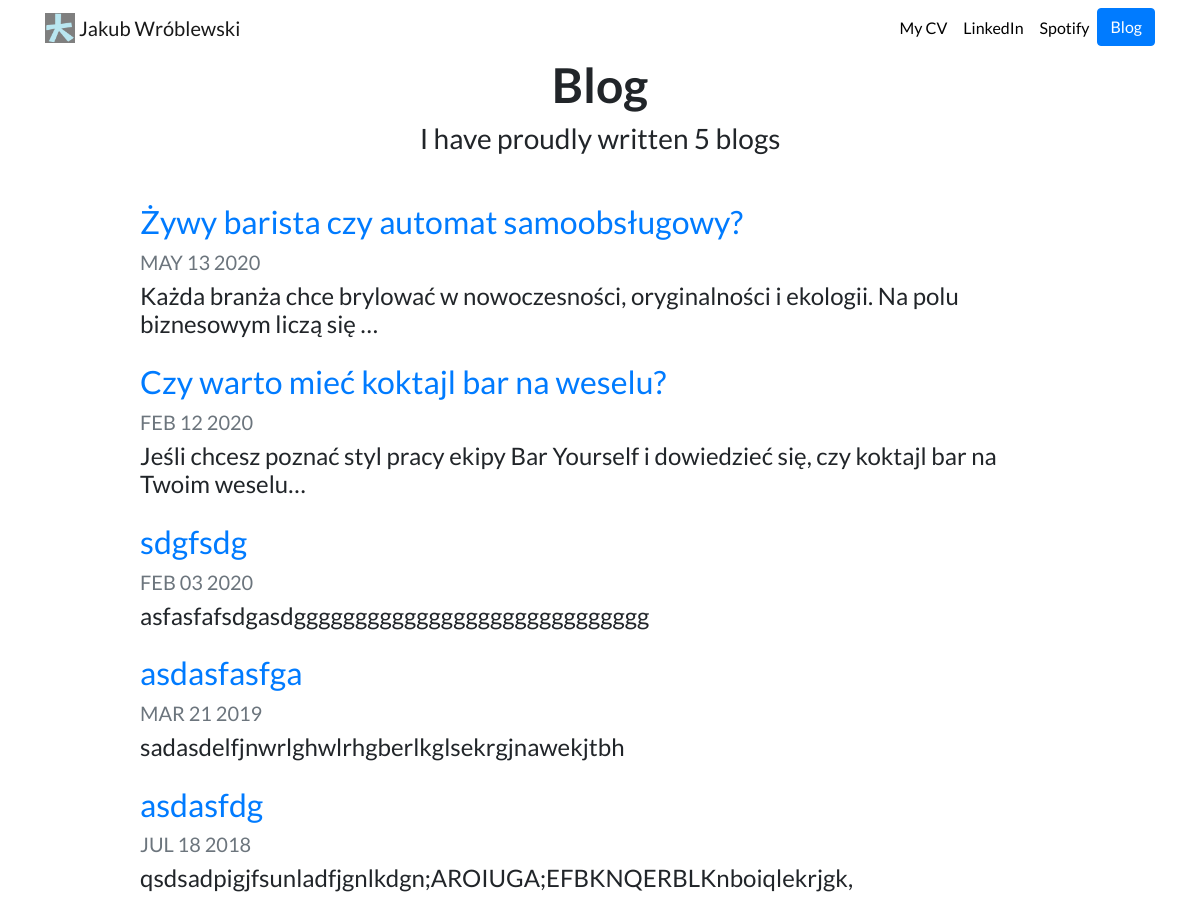
The app's page /blog_app/, older data.
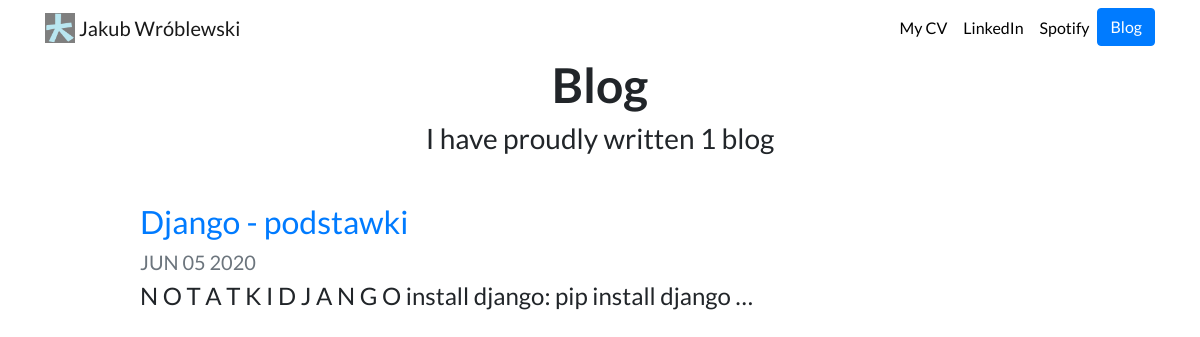
The same page, newer data.
### blog_app/models.py (models this page shows, shortened)
class BlogProject(models.Model):
    title = models.CharField(max_length=200)
    date = models.DateField()
    description = models.TextField()

### blog_app/views.py (the view)
def all_blogs(request):
    blog_projects = BlogProject.objects.order_by("-date")
    return render(request, 'blog_app/all_blogs.html', {'blog_projects':blog_projects})

### blog_app/templates/blog_app/all_blogs.html
{% extends 'portfolio_app/base.html' %}
{% load static %}
{% block content %}
<h1 id="blogtitle" class="font-weight-bold text-center">Blog</h1>
<h3 class="text-center mb-5">I have proudly written {{ blog_projects.count }} blog{{ blog_projects.count|pluralize }}</h3>
{% for blog in blog_projects %}
<div class="row justify-content-center my-3">
  <div class="col-md-10">
    <a href="{% url 'blog_app:detail' blog.id %}"">
      <h2>{{ blog.title }}</h2>
    </a>
    <h5 class="text-muted">{{ blog.date|date:'M d Y'|upper }}</h5>
      <h4>{{ blog.description|striptags|truncatechars:100 }}</h4>
  </div>
</div>
  {% endfor %}
  {% endblock %}

### portfolio_app/templates/portfolio_app/base.html (shortened to what this page needs)
{% load static %}
<!doctype html>
<html lang="en">
  <head>
    <link rel="stylesheet" href="https://stackpath.bootstrapcdn.com/bootstrap/4.4.1/css/bootstrap.min.css">
    <link rel="stylesheet" href="{% static "portfolio_app/custom.css" %}">
  </head>
  <body>
    <nav id="topNav" class="navbar navbar-expand-md navbar-light">
  <div class="container">
    <a class="navbar-brand" href="{% url 'home' %}">
      <img src="{% static "portfolio_app/logos.png" %}" width="30" height="30" class="d-inline-block align-top" alt="wrublebowski Logo">
      <span>Jakub Wróblewski</span>
    </a>
    <div class="collapse navbar-collapse text-center" id="navbarNav">
      <ul class="navbar-nav ml-auto">
        <li class="nav-item">
          <a class="nav-link" href="{% static "portfolio_app/Jakub_Wroblewski_CV_2020.pdf" %}" target='_blank'>My CV</a>
        </li>
        <li class="nav-item">
          <a class="nav-link" href="https://www.linkedin.com/in/jakub-wr%C3%B3blewski-595a41178/" target="_blank">LinkedIn</a>
        </li>
        <li class="nav-item">
          <a class="nav-link" href="https://open.spotify.com/user/wrublebowski" target="_blank">Spotify</a>
        </li>
        <li>
          <a role="button" href="{% url 'blog_app:all_blogs' %}" class="btn btn-primary">Blog</a>
        </li>
      </ul>
    </div>
  </div>
</nav>
<div class="container">
  {% block content %}{% endblock %}
</div>
  </body>
</html>

### portfolio_app/static/portfolio_app/custom.css (style rules this page uses)
.navbar-nav .nav-link { color: rgba(0,0,0,1) !important; }
body { font-family: 'Lato', sans-serif; }
#blogtitle { font-size: 3rem; }

Row changes from the older to the newer data that the page shows:
removed BlogProject: title "Żywy barista czy automat samoobsługowy?", date "MAY 13 2020", description "Każda branża chce brylować w nowoczesności, oryginalności i ekologii. Na polu biznesowym liczą się …"
removed BlogProject: title "Czy warto mieć koktajl bar na weselu?", date "FEB 12 2020", description "Jeśli chcesz poznać styl pracy ekipy Bar Yourself i dowiedzieć się, czy koktajl bar na Twoim weselu…"
removed BlogProject: title "sdgfsdg", date "FEB 03 2020", description "asfasfafsdgasdggggggggggggggggggggggggggggg"
removed BlogProject: title "asdasfasfga", date "MAR 21 2019", description "sadasdelfjnwrlghwlrhgberlkglsekrgjnawekjtbh"
removed BlogProject: title "asdasfdg", date "JUL 18 2018", description "qsdsadpigjfsunladfjgnlkdgn;AROIUGA;EFBKNQERBLKnboiqlekrjgk,"
added BlogProject: title "Django - podstawki", date "JUN 05 2020", description "N O T A T K I D J A N G O install django: pip install django …"
Text that changed along with them:
{{ blog_projects.count }}: "5" → "1"
